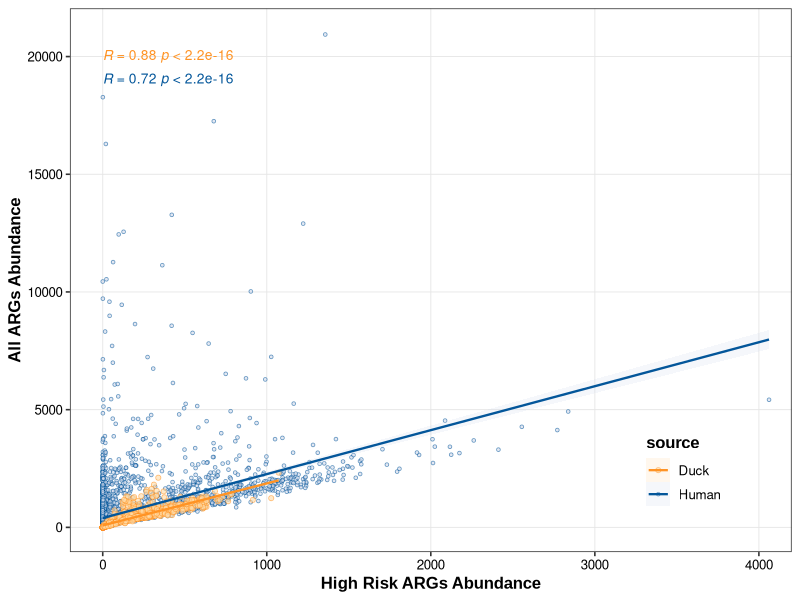

Write the R code that produced this figure.
# 清空环境
rm(list=ls())

# 加载必要的库
library(dplyr)    
library(ggplot2)  
library(readr)
library(ggpubr)



Duck_Human_ARG_data <- read_csv("Duck-Human-ARG-abundance.csv")

# 创建分组散点图（Duck点在Human点之上）
p <- ggplot(Duck_Human_ARG_data, aes(x = Total_high_risk_ARG_abundance, y = Total_ARG_abundance)) +
  
  #先绘制人类点（在底层）
  geom_point(
    data = subset(Duck_Human_ARG_data, source == "Human"),
    aes(color = source, fill = source), 
    size = 1, 
    alpha = 0.6,
    shape = 21,
    stroke = 0.4
  ) +
  
  #再绘制鸭子点（在顶层）
  geom_point(
    data = subset(Duck_Human_ARG_data, source == "Duck"),
    aes(color = source, fill = source), 
    size = 1.5, 
    alpha = 0.6,
    shape = 21,
    stroke = 0.4
  ) +
  
  # 回归线和置信区间（保持不变）
  geom_smooth(aes(color = source, fill = source), 
              method = "lm", 
              se = TRUE,
              level = 0.95,
              size = 0.8,
              alpha = 0.2) +
  
  # 相关系数标签
  stat_cor(aes(color = source, label = paste(..r.label.., ..p.label.., sep = "~")),
           method = "spearman",
           label.sep = "\n",
           label.y = c(20000, 19000), # 鸭的标签在上，人的标签在下
           show.legend = FALSE,
           size = 3.5) +
  
  # 坐标轴标签
  labs(x = "High Risk ARGs Abundance",
       y = "All ARGs Abundance") +
  
  # 坐标轴范围设置
  coord_cartesian(xlim = c(0, 4000), ylim = c(0, 21000)) +
  
  # 颜色方案
  scale_color_manual(values = c(Duck = "#FF9324", Human = "#03569A")) +
  scale_fill_manual(values = c(Duck = "#ffdaa5", Human = "#D0D8EB")) +
  
  # 主题设置
  theme_bw(base_size = 12) +
  theme(
    panel.grid.minor = element_blank(),
    panel.grid.major = element_line(color = "gray90", linewidth = 0.3),
    legend.position = c(0.85, 0.15),
    legend.background = element_rect(fill = alpha("white", 0.6)),
    legend.title = element_text(family = "Arial",face = "bold"),
    axis.title = element_text(family = "Arial",face = "bold", size = 12),
    axis.text = element_text(color = "black")
  )

print(p)
